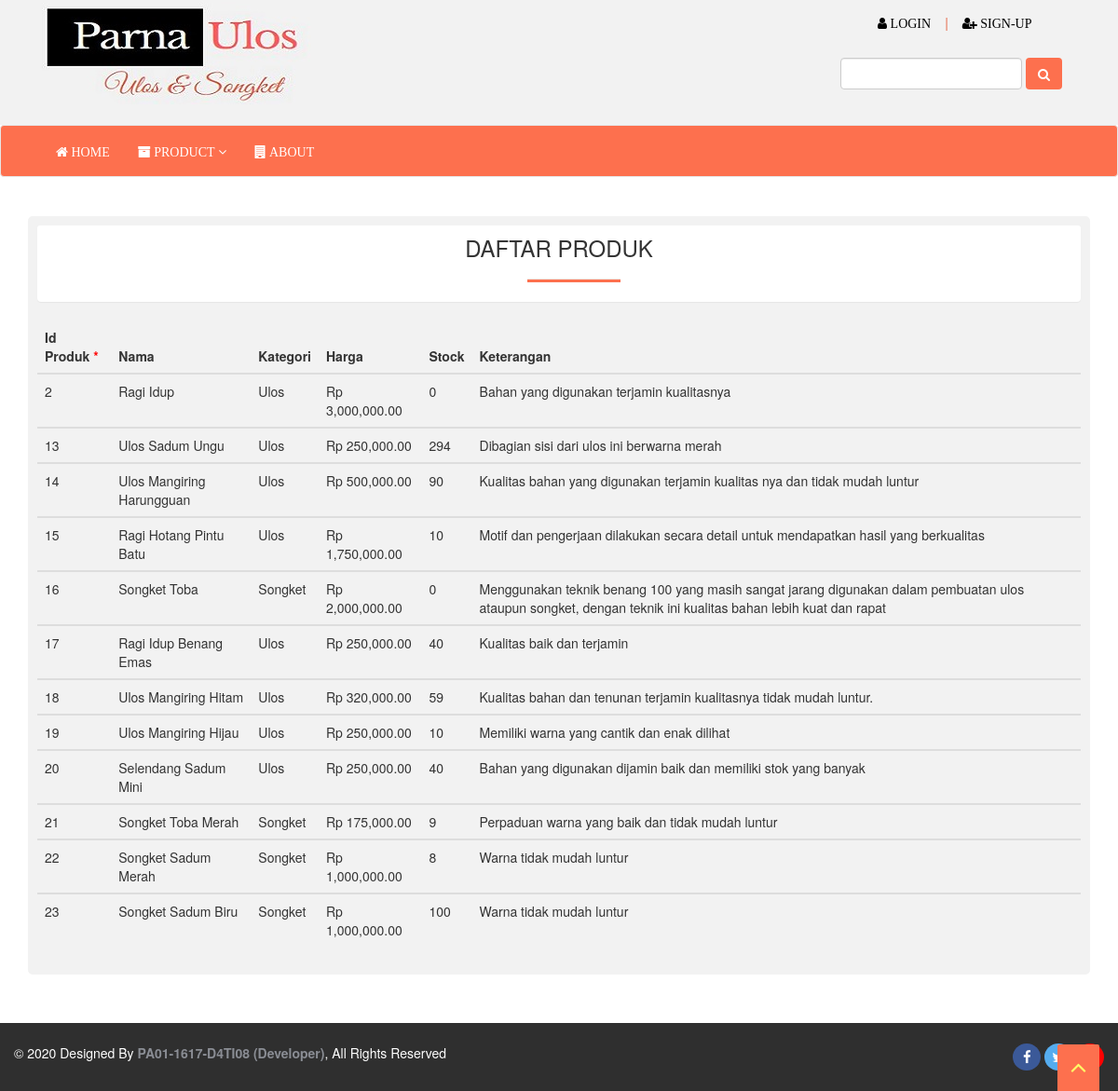
Page /PA1/list_produk.php on the committed database.
### tables this page shows
CREATE TABLE `produk` (
  `id_produk` bigint(20) NOT NULL,
  `nama` varchar(30) NOT NULL,
  `kategori` bigint(20) NOT NULL,
  `harga` double NOT NULL,
  `stock` int(11) NOT NULL,
  `gambar` varchar(30) NOT NULL,
  `keterangan` text NOT NULL
);

CREATE TABLE `kategori_produk` (
  `id_kategori` bigint(20) NOT NULL,
  `nama` varchar(30) NOT NULL
);

### PA1/list_produk.php (the view, shortened to what this page needs)
<!DOCTYPE html>
<html lang="en">
	<head>
		<link rel="stylesheet" href="css/style.css">
		<link rel="stylesheet" href="css/animate.css">
		<link rel="stylesheet" href="css/font-awesome.css">
		<link rel="stylesheet" href="css/bootstrap.min.css" >
	</head>
	<body>
		<?php
			require_once(dirname(__FILE__).'/commons/header.php');
		?>
		<?php
			require_once(dirname(__FILE__).'/commons/menubar.php');
		?>
		<div class="container">
			<div class="row">
				<div class="col-md-12">
					<div class="about">
						<div class="panel panel-heading">
								<h3>DAFTAR PRODUK</h3><hr class="pg-titl-bdr-bta"></hr>
						</div>
							<table class="table table-hover">
								<thead>
									<tr>
											<th>Id Produk <font color="red">*</font></th>
											<th>Nama</th>
											<th>Kategori</th>
											<th>Harga</th>
											<th>Stock</th>
											<th>Keterangan</th>
									</tr>
								</thead>
								<?php
									$query = "SELECT * FROM produk";
									$go = mysqli_query($conn,$query);
									while($produk = mysqli_fetch_array($go))
									{
									$idkat = $produk['kategori'];
									$qgetkat = "SELECT * FROM kategori_produk WHERE id_kategori = $idkat";
									$gokat = mysqli_query($conn,$qgetkat);
									$kate = mysqli_fetch_array($gokat);
								?>
								<tbody>
							 		<tr>
										<td><?=$produk['id_produk']?></td>
							 			<td><?=$produk['nama']?></td>
							 			<td><?=$kate['nama']?></td>
							 			<td>Rp <?=number_format($produk['harga'])?>.00</td>
										<td><?=$produk['stock']?></td>
							 			<td><?=$produk['keterangan']?></td>
							 		</tr>
									<?php
								}
									 ?>
							 	</tbody>
							</table>
							</div>
							</div>
						</div>
					</div>
		<?php
			require_once(dirname(__FILE__).'/commons/footer.php');
		?>
		<a href="#" class="scrollup"><i class="fa fa-angle-up fa-2x active"></i></a>
	</body>
</html>

### PA1/css/style.css (style rules this page uses)
body { font-family:'Open Sans',Arial,Helvetice Neue,sans-serif; font-size:14px; font-weight:300; line-height:1.6em; color:#333; }
h1,h2,h3,h4,h5,h6 { color:#333; line-height:1.1em; }
a { text-decoration:none; transition: all 0.1s ease-in-out; -moz-transition: all 0.1s ease-in-out; -webkit-transition: all 0.1s ease-in-out; -o-transition: all 0.1s ease-in-out; outline: none; color:#333; }
hr { margin-top:20px; margin-bottom:50px; }
.container { padding: 2px 16px; }
.about { margin:20px 0 50px 0; background: #f2f2f2; border-radius: 5px; padding: 10px 10px 10px 10px; }
.about h3 { text-align:center; margin:0 0 20px 0; }
.scrollup { position:fixed; width:32px; height:32px; bottom:0px; right:20px; background: #fd704e; -webkit-border-radius: 2px 2px 0 0; -moz-border-radius: 2px 2px 0 0; border-radius: 2px 2px 0 0; }
a.scrollup { outline:0; text-align: center; width:45px; height:50px; }
a.scrollup i { margin-top: 10px; color: #ff6; }
.pg-titl-bdr-bta { width: 100px; height: 3px; background-color: #fd704e; margin:0 0 10px 510px; }
.inner-footer ul li,a { list-style:none; }

### rows in the picture
produk: id_produk "2", nama "Ragi Idup", kategori.nama "Ulos", harga "3,000,000", stock "0", keterangan "Bahan yang digunakan terjamin kualitasnya"
produk: id_produk "13", nama "Ulos Sadum Ungu", kategori.nama "Ulos", harga "250,000", stock "294", keterangan "Dibagian sisi dari ulos ini berwarna merah"
produk: id_produk "14", nama "Ulos Mangiring Harungguan", kategori.nama "Ulos", harga "500,000", stock "90", keterangan "Kualitas bahan yang digunakan terjamin kualitas nya dan tidak mudah luntur"
produk: id_produk "15", nama "Ragi Hotang Pintu Batu", kategori.nama "Ulos", harga "1,750,000", stock "10", keterangan "Motif dan pengerjaan dilakukan secara detail untuk mendapatkan hasil yang berkualitas"
produk: id_produk "16", nama "Songket Toba", kategori.nama "Songket", harga "2,000,000", stock "0", keterangan "Menggunakan teknik benang 100 yang masih sangat jarang digunakan dalam pembuatan ulos ataupun songket, dengan teknik ini kualitas bahan lebih kuat dan rapat"
produk: id_produk "17", nama "Ragi Idup Benang Emas", kategori.nama "Ulos", harga "250,000", stock "40", keterangan "Kualitas baik dan terjamin"
produk: id_produk "18", nama "Ulos Mangiring Hitam", kategori.nama "Ulos", harga "320,000", stock "59", keterangan "Kualitas bahan dan tenunan terjamin kualitasnya tidak mudah luntur."
produk: id_produk "19", nama "Ulos Mangiring Hijau", kategori.nama "Ulos", harga "250,000", stock "10", keterangan "Memiliki warna yang cantik dan enak dilihat"
produk: id_produk "20", nama "Selendang Sadum Mini", kategori.nama "Ulos", harga "250,000", stock "40", keterangan "Bahan yang digunakan dijamin baik dan memiliki stok yang banyak"
produk: id_produk "21", nama "Songket Toba Merah", kategori.nama "Songket", harga "175,000", stock "9", keterangan "Perpaduan warna yang baik dan tidak mudah luntur"
produk: id_produk "22", nama "Songket Sadum Merah", kategori.nama "Songket", harga "1,000,000", stock "8", keterangan "Warna tidak mudah luntur"
produk: id_produk "23", nama "Songket Sadum Biru", kategori.nama "Songket", harga "1,000,000", stock "100", keterangan "Warna tidak mudah luntur"
